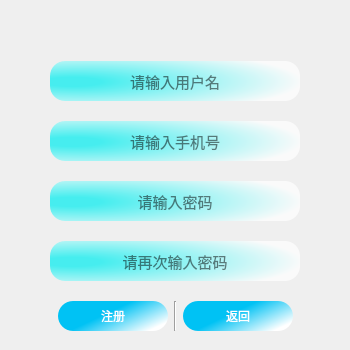
<?xml version="1.0" encoding="UTF-8"?>
<ui version="4.0">
 <class>Register</class>
 <widget class="QDialog" name="Register">
  <property name="geometry">
   <rect>
    <x>0</x>
    <y>0</y>
    <width>350</width>
    <height>350</height>
   </rect>
  </property>
  <property name="minimumSize">
   <size>
    <width>350</width>
    <height>350</height>
   </size>
  </property>
  <property name="maximumSize">
   <size>
    <width>350</width>
    <height>350</height>
   </size>
  </property>
  <property name="windowTitle">
   <string>Dialog</string>
  </property>
  <property name="styleSheet">
   <string notr="true">QToolButton#closeToolButton
{
    border: none;
    background-color: transparent;
	border-image: url(:/imgs/close-black.svg);
}
QToolButton#closeToolButton:hover
{
	background-color: rgba(255, 0, 0, 0.8);
	border-image: url(:/imgs/close-white.svg);
}
QLineEdit
{
	background-color: qradialgradient(spread:pad, cx:0.212, cy:0.511364, radius:0.846, fx:0.0688832, fy:0.523, stop:0.138593 rgba(0, 237, 239, 180), stop:0.948827 rgba(255, 255, 255, 180));
	border-radius: 15px; 
	border: none;
}
QPushButton#registerButton
{
	color: rgb(255, 255, 255);
	border-radius: 15px; 
	border: none;
	background-color: qlineargradient(spread:pad, x1:0.338, y1:0.522182, x2:0.936, y2:0.87, stop:0.0500894 rgba(0, 194, 244, 255), stop:0.951699 rgba(255, 255, 255, 255));
}
QPushButton#returnButton
{
	color: rgb(255, 255, 255);
	border-radius: 15px; 
	border: none;
	background-color: qlineargradient(spread:pad, x1:0.338, y1:0.522182, x2:0.936, y2:0.87, stop:0.0500894 rgba(0, 194, 244, 255), stop:0.951699 rgba(255, 255, 255, 255));
}
QPushButton:hover
{
	color: rgb(0, 0, 0);
}</string>
  </property>
  <widget class="QWidget" name="widget" native="true">
   <property name="geometry">
    <rect>
     <x>0</x>
     <y>0</y>
     <width>350</width>
     <height>350</height>
    </rect>
   </property>
   <layout class="QVBoxLayout" name="verticalLayout">
    <item>
     <layout class="QHBoxLayout" name="horizontalLayout">
      <item>
       <spacer name="horizontalSpacer">
        <property name="orientation">
         <enum>Qt::Orientation::Horizontal</enum>
        </property>
        <property name="sizeHint" stdset="0">
         <size>
          <width>40</width>
          <height>20</height>
         </size>
        </property>
       </spacer>
      </item>
      <item>
       <widget class="QToolButton" name="closeToolButton">
        <property name="text">
         <string/>
        </property>
        <property name="iconSize">
         <size>
          <width>24</width>
          <height>24</height>
         </size>
        </property>
       </widget>
      </item>
     </layout>
    </item>
    <item>
     <layout class="QHBoxLayout" name="horizontalLayout_3">
      <item>
       <spacer name="horizontalSpacer_4">
        <property name="orientation">
         <enum>Qt::Orientation::Horizontal</enum>
        </property>
        <property name="sizeHint" stdset="0">
         <size>
          <width>40</width>
          <height>20</height>
         </size>
        </property>
       </spacer>
      </item>
      <item>
       <widget class="QLineEdit" name="userEdit">
        <property name="minimumSize">
         <size>
          <width>250</width>
          <height>40</height>
         </size>
        </property>
        <property name="maximumSize">
         <size>
          <width>250</width>
          <height>40</height>
         </size>
        </property>
        <property name="font">
         <font>
          <pointsize>11</pointsize>
         </font>
        </property>
        <property name="text">
         <string/>
        </property>
        <property name="alignment">
         <set>Qt::AlignmentFlag::AlignCenter</set>
        </property>
        <property name="placeholderText">
         <string>请输入用户名</string>
        </property>
       </widget>
      </item>
      <item>
       <spacer name="horizontalSpacer_5">
        <property name="orientation">
         <enum>Qt::Orientation::Horizontal</enum>
        </property>
        <property name="sizeHint" stdset="0">
         <size>
          <width>40</width>
          <height>20</height>
         </size>
        </property>
       </spacer>
      </item>
     </layout>
    </item>
    <item>
     <layout class="QHBoxLayout" name="horizontalLayout_4">
      <item>
       <spacer name="horizontalSpacer_6">
        <property name="orientation">
         <enum>Qt::Orientation::Horizontal</enum>
        </property>
        <property name="sizeHint" stdset="0">
         <size>
          <width>40</width>
          <height>20</height>
         </size>
        </property>
       </spacer>
      </item>
      <item>
       <widget class="QLineEdit" name="phoneNumberEdit">
        <property name="minimumSize">
         <size>
          <width>250</width>
          <height>40</height>
         </size>
        </property>
        <property name="maximumSize">
         <size>
          <width>250</width>
          <height>40</height>
         </size>
        </property>
        <property name="font">
         <font>
          <pointsize>11</pointsize>
         </font>
        </property>
        <property name="text">
         <string/>
        </property>
        <property name="alignment">
         <set>Qt::AlignmentFlag::AlignCenter</set>
        </property>
        <property name="placeholderText">
         <string>请输入手机号</string>
        </property>
       </widget>
      </item>
      <item>
       <spacer name="horizontalSpacer_7">
        <property name="orientation">
         <enum>Qt::Orientation::Horizontal</enum>
        </property>
        <property name="sizeHint" stdset="0">
         <size>
          <width>40</width>
          <height>20</height>
         </size>
        </property>
       </spacer>
      </item>
     </layout>
    </item>
    <item>
     <layout class="QHBoxLayout" name="horizontalLayout_5">
      <item>
       <spacer name="horizontalSpacer_8">
        <property name="orientation">
         <enum>Qt::Orientation::Horizontal</enum>
        </property>
        <property name="sizeHint" stdset="0">
         <size>
          <width>40</width>
          <height>20</height>
         </size>
        </property>
       </spacer>
      </item>
      <item>
       <widget class="QLineEdit" name="pwdEdit">
        <property name="minimumSize">
         <size>
          <width>250</width>
          <height>40</height>
         </size>
        </property>
        <property name="maximumSize">
         <size>
          <width>250</width>
          <height>40</height>
         </size>
        </property>
        <property name="font">
         <font>
          <pointsize>11</pointsize>
         </font>
        </property>
        <property name="text">
         <string/>
        </property>
        <property name="echoMode">
         <enum>QLineEdit::EchoMode::Password</enum>
        </property>
        <property name="alignment">
         <set>Qt::AlignmentFlag::AlignCenter</set>
        </property>
        <property name="placeholderText">
         <string>请输入密码</string>
        </property>
       </widget>
      </item>
      <item>
       <spacer name="horizontalSpacer_9">
        <property name="orientation">
         <enum>Qt::Orientation::Horizontal</enum>
        </property>
        <property name="sizeHint" stdset="0">
         <size>
          <width>40</width>
          <height>20</height>
         </size>
        </property>
       </spacer>
      </item>
     </layout>
    </item>
    <item>
     <layout class="QHBoxLayout" name="horizontalLayout_6">
      <item>
       <spacer name="horizontalSpacer_10">
        <property name="orientation">
         <enum>Qt::Orientation::Horizontal</enum>
        </property>
        <property name="sizeHint" stdset="0">
         <size>
          <width>40</width>
          <height>20</height>
         </size>
        </property>
       </spacer>
      </item>
      <item>
       <widget class="QLineEdit" name="rePwdEdit">
        <property name="minimumSize">
         <size>
          <width>250</width>
          <height>40</height>
         </size>
        </property>
        <property name="maximumSize">
         <size>
          <width>250</width>
          <height>40</height>
         </size>
        </property>
        <property name="font">
         <font>
          <pointsize>11</pointsize>
         </font>
        </property>
        <property name="text">
         <string/>
        </property>
        <property name="echoMode">
         <enum>QLineEdit::EchoMode::Password</enum>
        </property>
        <property name="alignment">
         <set>Qt::AlignmentFlag::AlignCenter</set>
        </property>
        <property name="placeholderText">
         <string>请再次输入密码</string>
        </property>
       </widget>
      </item>
      <item>
       <spacer name="horizontalSpacer_11">
        <property name="orientation">
         <enum>Qt::Orientation::Horizontal</enum>
        </property>
        <property name="sizeHint" stdset="0">
         <size>
          <width>40</width>
          <height>20</height>
         </size>
        </property>
       </spacer>
      </item>
     </layout>
    </item>
    <item>
     <layout class="QHBoxLayout" name="horizontalLayout_2">
      <item>
       <spacer name="horizontalSpacer_2">
        <property name="orientation">
         <enum>Qt::Orientation::Horizontal</enum>
        </property>
        <property name="sizeHint" stdset="0">
         <size>
          <width>40</width>
          <height>20</height>
         </size>
        </property>
       </spacer>
      </item>
      <item>
       <widget class="QPushButton" name="registerButton">
        <property name="minimumSize">
         <size>
          <width>110</width>
          <height>30</height>
         </size>
        </property>
        <property name="maximumSize">
         <size>
          <width>110</width>
          <height>30</height>
         </size>
        </property>
        <property name="text">
         <string>注册</string>
        </property>
       </widget>
      </item>
      <item>
       <widget class="Line" name="line">
        <property name="orientation">
         <enum>Qt::Orientation::Vertical</enum>
        </property>
       </widget>
      </item>
      <item>
       <widget class="QPushButton" name="returnButton">
        <property name="minimumSize">
         <size>
          <width>110</width>
          <height>30</height>
         </size>
        </property>
        <property name="maximumSize">
         <size>
          <width>110</width>
          <height>30</height>
         </size>
        </property>
        <property name="text">
         <string>返回</string>
        </property>
       </widget>
      </item>
      <item>
       <spacer name="horizontalSpacer_3">
        <property name="orientation">
         <enum>Qt::Orientation::Horizontal</enum>
        </property>
        <property name="sizeHint" stdset="0">
         <size>
          <width>40</width>
          <height>20</height>
         </size>
        </property>
       </spacer>
      </item>
     </layout>
    </item>
   </layout>
  </widget>
 </widget>
 <resources/>
 <connections/>
</ui>
